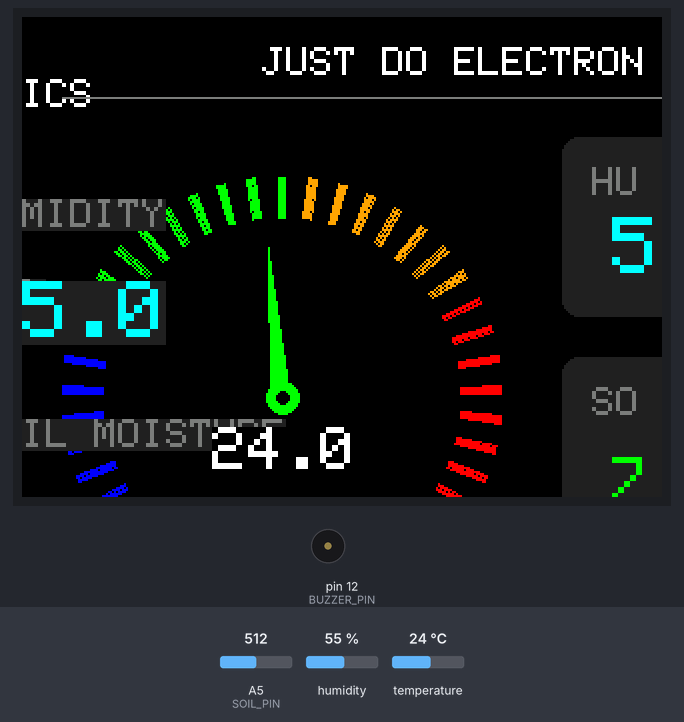
A sketch run on a simulated Arduino Uno, built with avr-gcc and run on an emulated ATmega328P. Shown: 320×240 colour display, buzzer (waves = sounding, pin HIGH). The test bench sets the inputs (shaded band); at power-on: temperature 24 °C, A5 (SOIL_PIN) = 512, humidity 55 %.

Above: at 1.5 s.
1.6 s: temperature set to 33 °C
At 3.6 s:
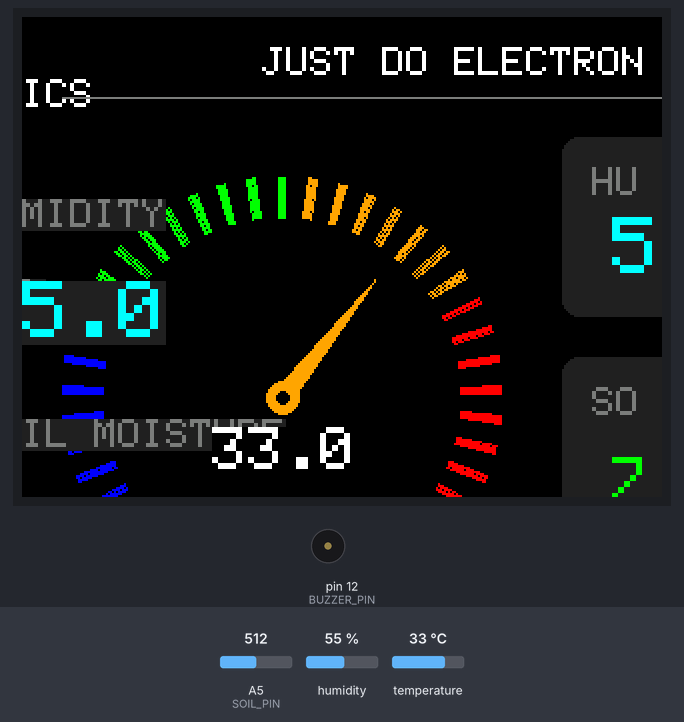
4.3 s: temperature set to 36 °C
At 6.2 s:
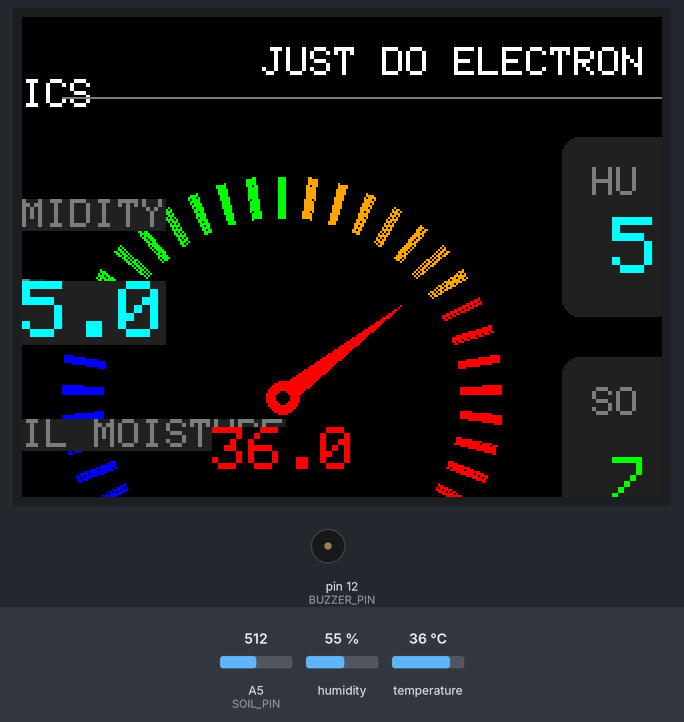
7.0 s: temperature set to 12 °C
At 9.2 s:
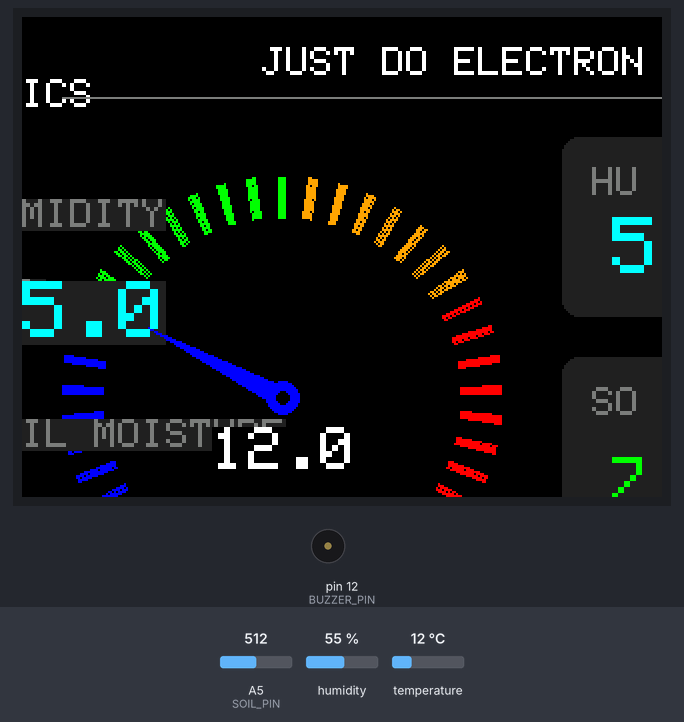
10.1 s: A5 (SOIL_PIN) set to 716
At 11.6 s:
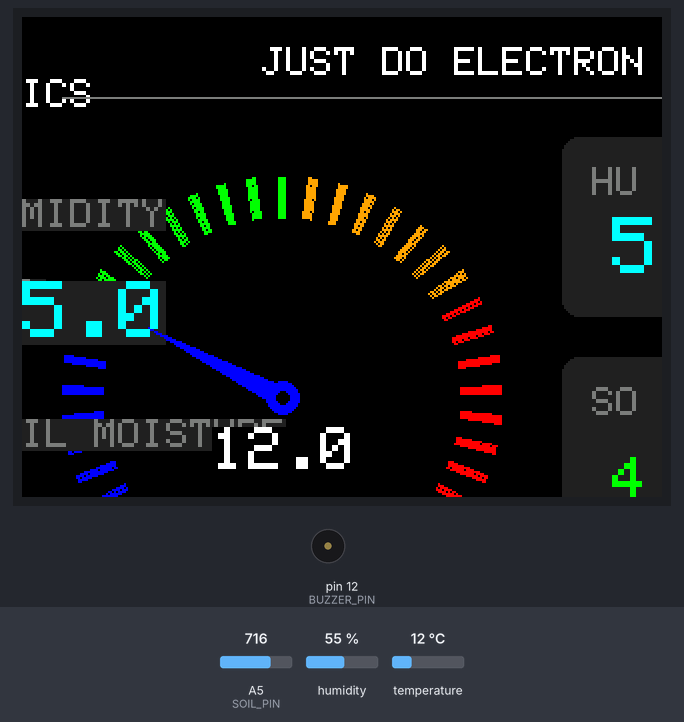
12.8 s: temperature set to 41 °C
At 16.2 s:
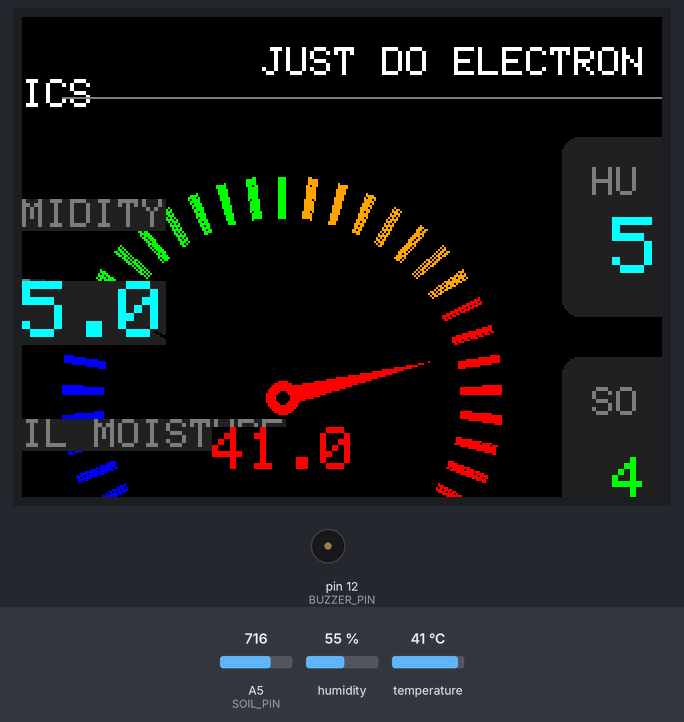
18.4 s: A5 (SOIL_PIN) set to 900
At 19.9 s:
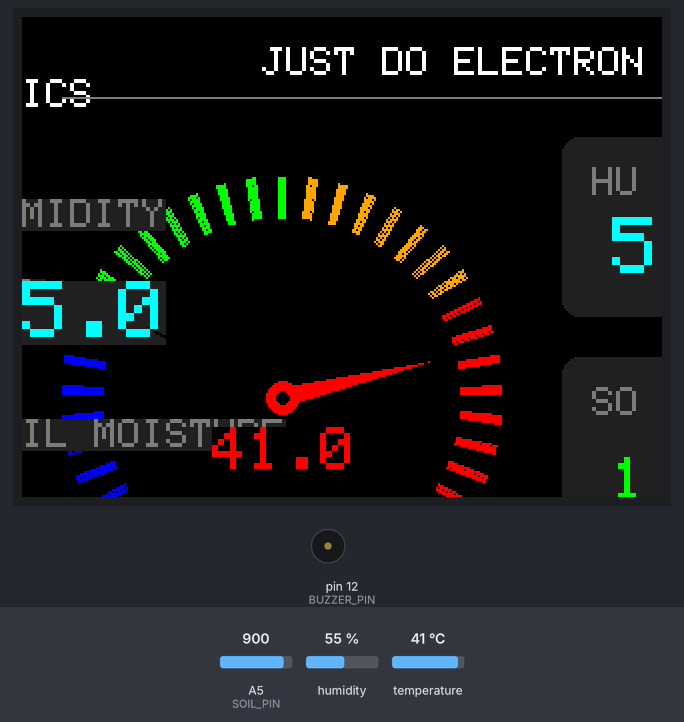
Timing chart, 0 to 22.1 s (numbered marks = the images above; inputs shaded):
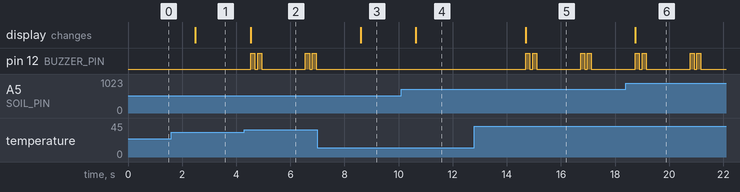

The sketch:

Soil_Sensor_And_DHT11_Sensor.ino
```cpp
#include <Adafruit_GFX.h>
#include <MCUFRIEND_kbv.h>
#include <DHT.h>

MCUFRIEND_kbv tft;

// --- Modern Color Palette ---
#define BLACK       0x0000
#define DARK_GREY   0x2104
#define LIGHT_GREY  0x7BEF
#define CYAN_ACCENT 0x07FF
#define RED_ACCENT  0xF800
#define GREEN_ACCENT 0x07E0
#define BLUE_ACCENT 0x001F
#define WHITE       0xFFFF
#define ORANGE      0xFD20

// --- Sensor Pins & Setup ---
#define DHTPIN 10
#define DHTTYPE DHT11
DHT dht(DHTPIN, DHTTYPE);

#define SOIL_PIN A5
#define BUZZER_PIN 12

// --- ALARM THRESHOLD ---
#define TEMP_THRESHOLD 35.0 // Buzzer activates if temp goes ABOVE this value (in Celsius)

// --- Layout Geometry ---
int gaugeCenterX = 130;
int gaugeCenterY = 190;
int gaugeOuterRad = 110;
int gaugeInnerRad = 90;
int needleRadius = 75;

// State tracking to prevent screen flicker
float oldAngle = -999;
float oldTemp = -999;
float oldHum = -999;
int oldSoil = -999;

void setup() {
  // Initialize Buzzer
  pinMode(BUZZER_PIN, OUTPUT);
  digitalWrite(BUZZER_PIN, LOW); // Ensure buzzer is off at startup

  dht.begin();

  // Force ILI9486 Boot (Bypass auto-detect bugs)
  tft.reset();
  tft.begin(0x9486);
  tft.setRotation(1); // 480x320 Landscape
  tft.fillScreen(BLACK);

  drawStaticUI();
}

void loop() {
  // Read Sensors (DHT11 takes about 250ms to read)
  float t = dht.readTemperature();
  float h = dht.readHumidity();
  int rawSoil = analogRead(SOIL_PIN);

  // Convert raw soil analog value (0-1023) to percentage (0-100%)
  int soilPercent = map(rawSoil, 1023, 300, 0, 100);
  soilPercent = constrain(soilPercent, 0, 100);

  // 1. Update Temperature Gauge & Text
  if (!isnan(t) && abs(t - oldTemp) > 0.2) {
    updateTempGauge(t);

    tft.setTextSize(3);
    // Change text color to RED if over threshold
    if (t >= TEMP_THRESHOLD) {
      tft.setTextColor(RED_ACCENT, BLACK);
    } else {
      tft.setTextColor(WHITE, BLACK);
    }
    tft.setCursor(95, 205);
    tft.print(t, 1);

    oldTemp = t;
  }

  // 2. Update Humidity Card
  if (!isnan(h) && abs(h - oldHum) > 0.5) {
    tft.setTextSize(4);
    tft.setTextColor(CYAN_ACCENT, DARK_GREY);
    tft.setCursor(295, 100);
    tft.print(h, 1);
    oldHum = h;
  }

  // 3. Update Soil Moisture Card & Progress Bar
  if (abs(soilPercent - oldSoil) > 2) {
    tft.setTextSize(3);
    tft.setTextColor(GREEN_ACCENT, DARK_GREY);
    tft.setCursor(295, 220);
    tft.print(soilPercent);
    tft.print("%  ");

    drawSoilBar(soilPercent);
    oldSoil = soilPercent;
  }

  // 4. BUZZER ALARM LOGIC
  if (!isnan(t) && t >= TEMP_THRESHOLD) {
    // Double beep warning
    digitalWrite(BUZZER_PIN, HIGH);
    delay(150);
    digitalWrite(BUZZER_PIN, LOW);
    delay(100);
    digitalWrite(BUZZER_PIN, HIGH);
    delay(150);
    digitalWrite(BUZZER_PIN, LOW);

    // Wait the remaining time before next sensor read
    delay(1600);
  } else {
    digitalWrite(BUZZER_PIN, LOW); // Keep quiet
    delay(2000); // Standard 2-second delay for DHT11
  }
}

// ==========================================
// UI DRAWING FUNCTIONS
// ==========================================

void drawStaticUI() {
  // Brand Header
  tft.setTextSize(2);
  tft.setTextColor(WHITE);
  tft.setCursor(120, 15);
  tft.print("JUST DO ELECTRONICS");
  tft.drawLine(20, 40, 460, 40, LIGHT_GREY);

  // 1. Setup Temp Gauge UI
  drawGaugeTrack();
  tft.setTextSize(2);
  tft.setTextColor(LIGHT_GREY);
  tft.setCursor(95, 290);
  tft.print("TEMP 'C");

  // 2. Setup Humidity Card UI
  tft.fillRoundRect(270, 60, 190, 90, 8, DARK_GREY);
  tft.setTextColor(LIGHT_GREY, DARK_GREY);
  tft.setCursor(285, 75);
  tft.print("HUMIDITY");
  tft.setCursor(415, 115);
  tft.print("%");

  // 3. Setup Soil Moisture Card UI
  tft.fillRoundRect(270, 170, 190, 120, 8, DARK_GREY);
  tft.setTextColor(LIGHT_GREY, DARK_GREY);
  tft.setCursor(285, 185);
  tft.print("SOIL MOISTURE");

  // Draw empty progress bar background
  tft.drawRect(285, 260, 160, 15, LIGHT_GREY);
}

void drawGaugeTrack() {
  for (int i = 210; i >= -30; i -= 8) {
    uint16_t color = BLUE_ACCENT;
    if (i < 150) color = GREEN_ACCENT;
    if (i < 90) color = ORANGE;
    if (i < 30) color = RED_ACCENT;

    for (float offset = -1.0; offset <= 1.0; offset += 0.5) {
      float rad = (i + offset) * PI / 180.0;
      int x1 = gaugeCenterX + (gaugeInnerRad * cos(rad));
      int y1 = gaugeCenterY - (gaugeInnerRad * sin(rad));
      int x2 = gaugeCenterX + (gaugeOuterRad * cos(rad));
      int y2 = gaugeCenterY - (gaugeOuterRad * sin(rad));
      tft.drawLine(x1, y1, x2, y2, color);
    }
  }
}

void updateTempGauge(float temp) {
  temp = constrain(temp, 0, 50); // Map 0-50 C to the gauge
  float newAngle = 210.0 - ((temp / 50.0) * 240.0);

  if (abs(newAngle - oldAngle) < 1.0) return;

  if (oldAngle != -999) drawNeedle(oldAngle, BLACK);

  uint16_t nColor = GREEN_ACCENT;
  if (temp < 20) nColor = BLUE_ACCENT;
  if (temp >= 30) nColor = ORANGE;
  if (temp >= TEMP_THRESHOLD) nColor = RED_ACCENT; // Match gauge needle to alarm state

  drawNeedle(newAngle, nColor);
  oldAngle = newAngle;
}

void drawNeedle(float angle, uint16_t color) {
  float rad = angle * PI / 180.0;
  float radLeft = (angle + 90) * PI / 180.0;
  float radRight = (angle - 90) * PI / 180.0;

  int tipX = gaugeCenterX + (needleRadius * cos(rad));
  int tipY = gaugeCenterY - (needleRadius * sin(rad));

  int leftX = gaugeCenterX + (5 * cos(radLeft));
  int leftY = gaugeCenterY - (5 * sin(radLeft));

  int rightX = gaugeCenterX + (5 * cos(radRight));
  int rightY = gaugeCenterY - (5 * sin(radRight));

  tft.fillTriangle(tipX, tipY, leftX, leftY, rightX, rightY, color);
  tft.fillCircle(gaugeCenterX, gaugeCenterY, 8, color);

  if (color != BLACK) {
    tft.fillCircle(gaugeCenterX, gaugeCenterY, 3, BLACK);
  }
}

void drawSoilBar(int percent) {
  int barWidth = map(percent, 0, 100, 0, 156);

  if (barWidth > 0) {
    tft.fillRect(287, 262, barWidth, 11, GREEN_ACCENT);
  }
  if (barWidth < 156) {
    tft.fillRect(287 + barWidth, 262, 156 - barWidth, 11, DARK_GREY);
  }
}
```

Measured:
- the behaviour switches between 34 and 35 °C on temperature (found by bisection; images 1 and 2)
- after the input at 1.6 s, the display: changes after 0.88 s (image 1)
- after the input at 4.3 s, pin 12 (BUZZER_PIN): LOW → HIGH after 0.24 s, → LOW 0.15 s later, → HIGH 0.10 s later, → LOW 0.15 s later, … (8 changes in this stretch); the display: changes after 0.24 s (image 2)
- after the input at 7.0 s, pin 12 (BUZZER_PIN): stops changing and stays LOW; the display: changes after 1.6 s (image 3)
- after the input at 10.1 s, the display: changes after 0.53 s (image 4)
- after the input at 12.8 s, pin 12 (BUZZER_PIN): LOW → HIGH after 1.9 s, → LOW 0.15 s later, → HIGH 0.10 s later, → LOW 0.15 s later, … (8 changes in this stretch); the display: changes after 1.9 s (image 5)
- after the input at 18.4 s, the display: changes after 0.35 s (image 6)
